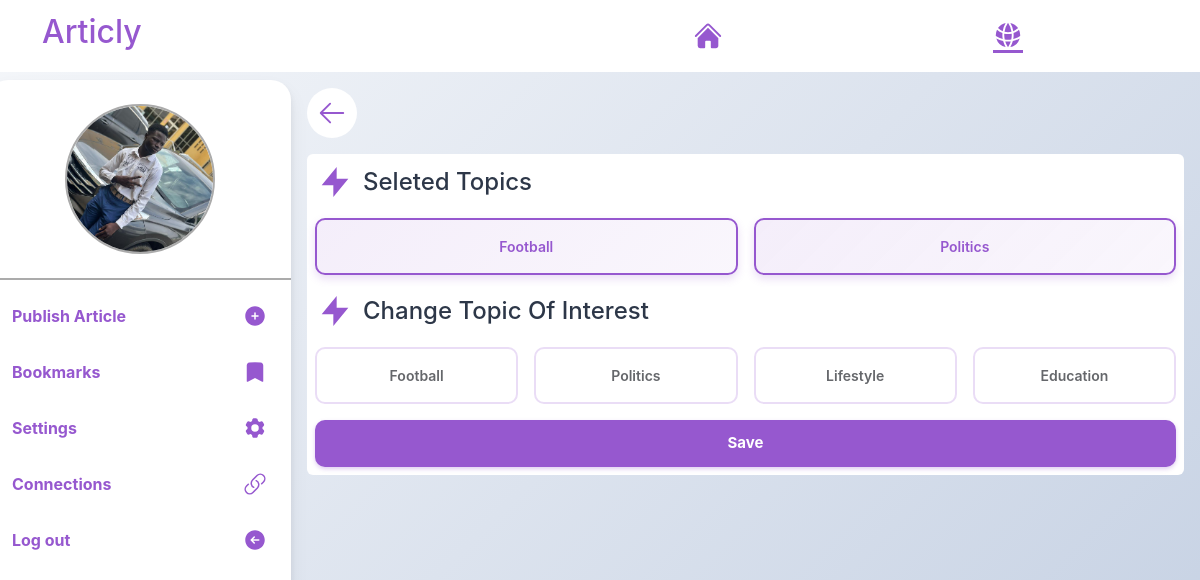
The page /auth/prefrence/ (signed in) on the database its author committed.
### authentication/models.py (models this page shows, shortened)
class UserProfile(models.Model):
    user = models.OneToOneField(User,on_delete=models.CASCADE)
    category = models.ForeignKey(UserCategory,on_delete=models.CASCADE)
    bio = models.TextField(default="enter bio")
    cover_photo = models.ImageField(upload_to="cover_photo/",default="test.jpg")
    profile_photo = models.ImageField(upload_to="profile_photo/",default="test.jpg")
    name_of_school = models.CharField(max_length=50,default="")
    level_of_education = models.CharField(max_length=50,default="")
    flags = models.IntegerField(default=0)

### user/models.py (models this page shows)
class Category(models.Model):
    name = models.CharField(max_length=20)
    class Meta:
        verbose_name_plural = "Categories"
    def __str__(self):
        return f"{self.name} "

### authentication/views.py (the view, shortened to what this page needs)
# urls.py: path('prefrence/',views.prefrences,name="preferences"),
def prefrences(request):
    preference_instance = Prefrence.objects.get(user=request.user)
    form = PrefrenceForm(instance=preference_instance or None)
    preference = Prefrence.objects.get(user=request.user).category.all()
    category = Category.objects.all()
    context = {"category":category,"form":form,"preference":preference}
    return render(request,"account/prefrences.html",context)

### user/templatetags/user_tags.py (called while the page is built)
@register.filter
def generate_token(data):
    encoded_bytes = base64.urlsafe_b64encode(force_bytes(data))
    return force_str(encoded_bytes)

### user/utils.py (called while the page is built)
def custom_context(request):
    categories = Category.objects.all()
    if request.user.is_authenticated:
        preference = Prefrence.objects.get(user=request.user).category.all()
        likes = Like.objects.filter(user=request.user).values_list("article_id",flat=True)
        bookmarks = Bookmark.objects.filter(user=request.user).values_list("article_id",flat=True)
        connected_user_ids = get_complex_data(request)
        print(connected_user_ids)
        context = {"category":categories,
                   "connections":connected_user_ids,
                    "saved_preferences":preference,"likes":likes,
               "bookmarks":bookmarks,}
    else:
        context = {"category":categories}
    return context

def get_complex_data(request):
    data = cache.get(f'user_connections_{request.user}')
    if data is None:
        connections = Connection.objects.filter(
            Q(sender=request.user) | Q(receiver=request.user)
        ).values_list(
            'sender_id', 'receiver_id'
        )
        connected_user_ids = {
            uid for pair in connections for uid in pair
        }
        connected_user_ids.discard(request.user.id)
        print(f"user_connections_{request.user}")
        cache.set(f'user_connections_{request.user}', connected_user_ids,None) # Cache for 1 hour
        data = connected_user_ids
    return data

### authentication/templates/account/prefrences.html (shortened to what this page needs)
{% extends 'user/base.html'%}
{% block articly_main_body %}
    {% include "user/components/back_button.html"  %}
<div class=" p-2  mx-0 bg-white rounded">
    <div class="section">
        {% if preference %}
             <h2 class="section-title">
                <svg class="icon" viewBox="0 0 24 24">
                    <path d="M13 10V3L4 14h7v7l9-11h-7z"/>
                </svg>
                Seleted Topics
             </h2>
             <div class="options-grid mb-3" id="topics">
             {% for p  in preference %}
                  <label class="category-checkbox">
                        <span class="text-capitalize category-label">
                            {{ p.name }}
                        </span>
                </label>
             {% endfor %}
             </div>
        {% endif %}
            <h2 class="section-title">
                <svg class="icon" viewBox="0 0 24 24">
                    <path d="M13 10V3L4 14h7v7l9-11h-7z"/>
                </svg>
                {% if not preference %}
                Topics of Interest
                {% else %}
                Change Topic Of Interest
                {% endif %}
            </h2>
            <form class="preferences" action="{% url 'preferences' %}"  method="post">
                <div class="options-grid" id="topics">
                     {% for c in category %}
            <label class="category-checkbox">
                        <span class="text-capitalize category-label">
                            {{ c.name }}
                        </span>
                </label>
                {% endfor %}
            </div>
                <button class="submit-btn mt-3" type="submit">Save</button>
            </form>
        </div>
</div>
{% endblock %}

### user/templates/user/base.html (shortened to what this page needs)
{% load user_tags %} {% load static %}
<!doctype html>
<html lang="en">
  <head>
    <link
      href="https://cdn.jsdelivr.net/npm/bootstrap@5.3.8/dist/css/bootstrap.min.css"
      rel="stylesheet"
    />
    <link rel="stylesheet" href="{% static 'user/styles.css' %}" />
    <link rel="stylesheet" href="{% static 'user/style__2.css' %}" />
    <link rel="stylesheet" href="{% static 'user/article_content.css' %}" />
  </head>
  <body style="overflow: hidden">
    <nav class="navbar navbar-expand-sm" style="background-color: white">
      <div class="container">
        <a class="navbar-brand" href="{% url 'user_home' %}">
          <h2 class="pp-color">Articly</h2>
        </a>
        <div class="navigation">
          <ul>
            {% if not home %}
            <li>
              <a class="pp-color-bold" href="{% url 'user_home' %}">
              </a>
            </li>
            <li class="active">
              <a class="pp-color-bold" href="{% url 'explore' %}">
              </a>
            </li>
            {% endif %}
          </ul>
        </div>
      </div>
    </nav>
    <div class="row" style="margin-right: 0px !important">
      <div class="sidebar col-lg-3 mt-2 p-0">
        <div
          style="border-bottom: 2px solid var(--bb)"
          class="p-0 d-flex justify-content-center p-3"
        >
          {% if request.user.is_authenticated %}
          <a
            class="p-2"
            href="{% url 'user_profile' request.user.username|generate_token %}"
          >
            <div class="profile-photo">
              <img
                loading="lazy"
                style="
                  height: 100%;
                  width: 100%;
                  object-fit: cover;
                  border-radius: 50%;
                "
                src="{{ request.user.userprofile.profile_photo.url}}"
                alt="profile photo"
              />
            </div>
          </a>
          {% endif %}
        </div>
        <ul class="p-4 align-items-none">
          <a
            class="text-decoration-none"
            style="color: black"
            href="{% url 'create_post' %}"
          >
            <li class="pp-color-bold">
              Publish Article
            </li>
          </a>
          {% if request.user.is_authenticated %}
          <a class="text-decoration-none" href="{% url 'bookmarks_page' %}">
            <li class="pp-color-bold">
              Bookmarks
            </li>
          </a>
          <div class="dropup">
            <a
              href="#"
              class="text-decoration-none"
              id="settings"
              data-bs-toggle="dropdown"
              aria-haspopup="true"
              aria-expanded="false"
            >
              <li class="pp-color-bold">
                Settings
              </li>
            </a>
          </div>
           <a class="text-decoration-none" href="{% url 'connections_list' %}">
              <li class="pp-color-bold">
                Connections
              </li>
            </a>
          <a class="text-decoration-none" href="{% url 'account_logout' %}">
            <li class="pp-color-bold">
              Log out
            </li>
          </a>
          {% endif %}
        </ul>
      </div>
      <main
        style="overflow-y: scroll; height: 85vh"
        class="col-lg-9 col-md-12 p-lg-3 p-0"
      >
        {% block articly_main_body %}
        {% endblock articly_main_body %}
      </main>
    </div>
  </body>
</html>

### user/static/user/styles.css (style rules this page uses)
* { margin: 0; padding: 0; box-sizing: border-box; font-family: -apple-system, BlinkMacSystemFont, 'Segoe UI', Roboto, Helvetica, Arial, sans-serif; font-size: 1rem; }
:root { --pp : rgb(150, 88, 207); --bb : rgba(0, 0, 0, 0.329); }
.pp-color { color: var(--pp); }
.pp-color-bold { color: var(--pp); font-weight: bolder; }
body { background: linear-gradient(135deg, #f5f7fa 0%, #c3cfe2 100%); min-height: 100vh; }
.sidebar { background-color: white; height: 93dvh; border-radius: 20px; box-shadow: 0 4px 6px rgba(0, 0, 0, 0.07), 0 10px 20px rgba(0, 0, 0, 0.06); }
.navigation { width: 50dvw; }
.navigation ul li { list-style: none; display: inline-block; font-weight: bolder; font-size: 1rem; transition: border 0.5s ease-in-out; cursor: pointer; color: var(--pp); }
li.active { border-bottom: 3px solid var(--pp); }
.navigation ul { display: flex; justify-content: space-around; align-items: center; width: 100%; margin: 0; padding: 0; }
.profile-photo { width: 150px; height: 150px; border-radius: 50%; border: 2px solid rgba(0, 0, 0, 0.329); transition: all 0.3s ease; }
.sidebar ul li,.mobile-sidebar ul li { display: flex; justify-content: space-between; transition: all .5 ease-in; }
.sidebar ul,.mobile-sidebar ul { display: flex; flex-direction: column; gap: 2rem; list-style: none; }
.section-title { display: flex; align-items: center; gap: 0.5rem; font-size: 1.5rem; color: #2d3748; margin-bottom: 1rem; }
.icon { width: 40px; height: 40px; fill: var(--pp); }
.options-grid { display: grid; grid-template-columns: repeat(auto-fit, minmax(150px, 1fr)); gap: 1rem; }
.submit-btn { width: 100%; padding: 1rem; background: var(--pp); color: white; border: none; border-radius: 12px; font-size: 1.2rem; font-weight: 700; cursor: pointer; transition: all 0.3s ease; box-shadow: 0 4px 12px rgba(102, 126, 234, 0.3); }
.category-checkbox, .category-radio { position: relative; cursor: pointer; display: block; }
.category-label { display: flex; flex-direction: column; align-items: center; justify-content: center; padding: 16px 12px; gap: 8px; min-height: 30px; background: transparent; border: 2px solid rgba(150, 88, 207, 0.2); border-radius: 10px; cursor: pointer; transition: all 0.3s ease; display: flex; align-items: center; gap: 8px; font-size: 14px; font-weight: 600; color: #65676b; }
.category-radio input[type="radio"]:checked + .category-label,.category-checkbox input[type="checkbox"]:checked + .category-label { border-color: var(--pp); background: linear-gradient(135deg, rgba(150, 88, 207, 0.1), rgba(150, 88, 207, 0.05)); color: var(--pp); box-shadow: 0 4px 8px rgba(150, 88, 207, 0.2); }
.submit-btn { background: var(--pp); border: none; padding: 12px 24px; border-radius: 10px; color: white; font-weight: 700; font-size: 15px; width: 100%; transition: all 0.3s ease; cursor: pointer; box-shadow: 0 2px 4px rgba(150, 88, 207, 0.3); }

### rows shown on the page
Category: name "Football"
Category: name "Politics"
Category: name "Lifestyle"
Category: name "Education"
